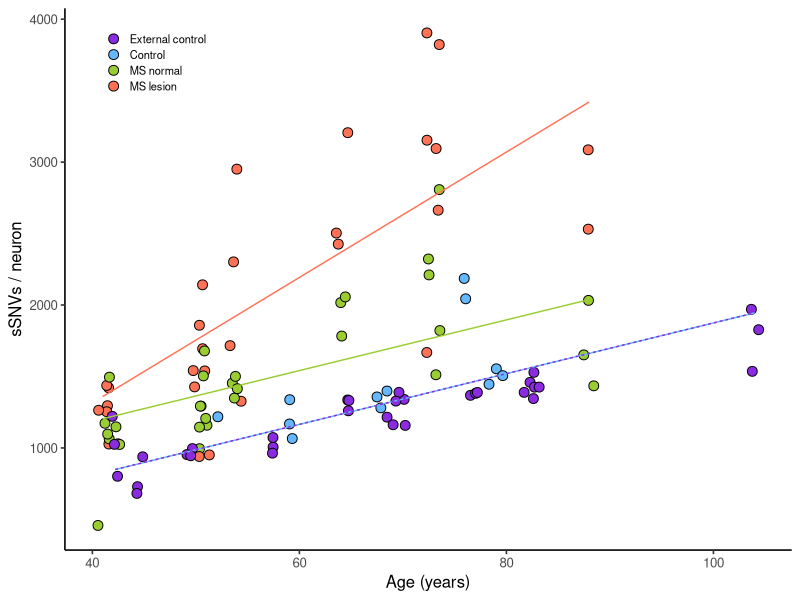
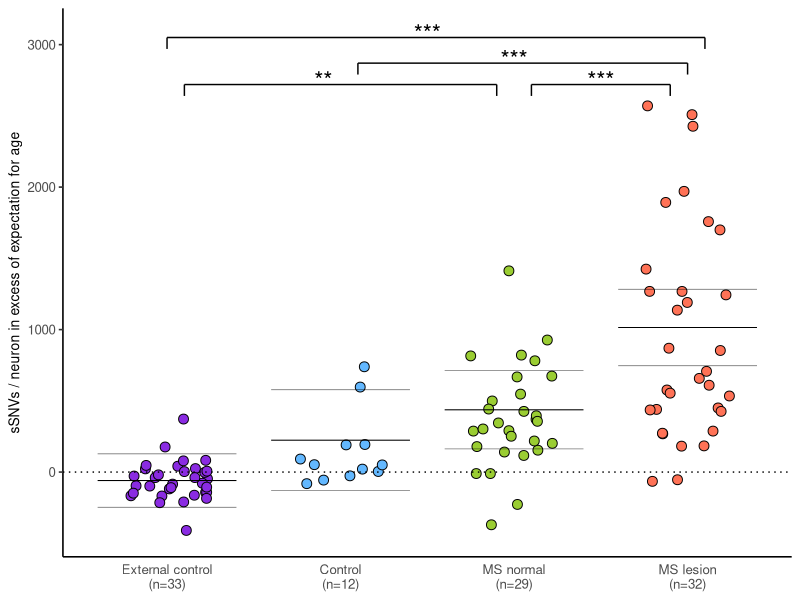
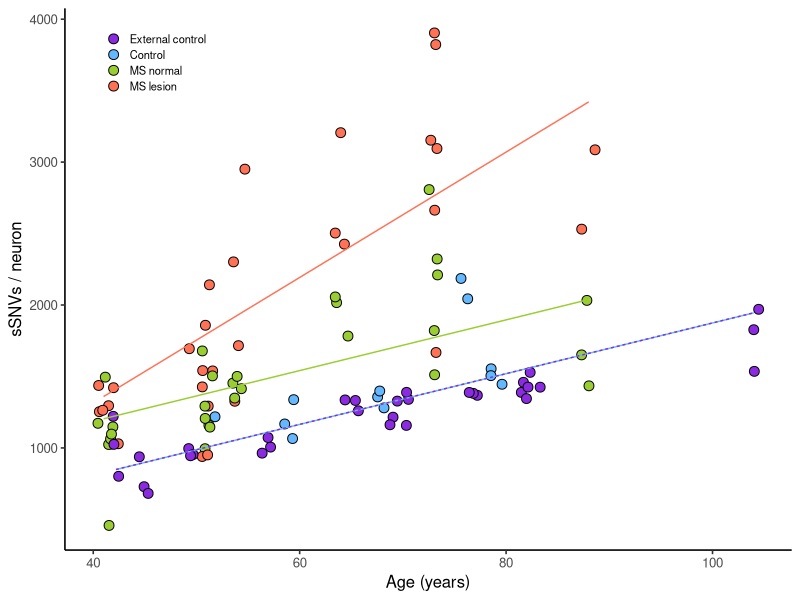

Generate these figures, in order, with R: (Note: this script raises an error after producing the figures.)
#!/usr/bin/env Rscript

# Analysis of genome-wide sSNV burden

library(ggplot2)
library(plyr)
library(lmerTest)
library(RColorBrewer)

# sSNV burden data
MS.sample.info <- read.csv(file.path("..", "data", "MS_sSNV_burden_data.csv"))

# Read external control data
luquette.data <- read.csv(file.path("..", "external_data", "luquette_sSNV_burden_data.csv"))
MS.sample.info <- rbind.fill(data.frame(MS.sample.info, Lab="Rubio"), 
                             data.frame(luquette.data, Lab="Walsh"))

MS.sample.info$is.MSnormal <- MS.sample.info$Tissue == "MS normal"
MS.sample.info$is.MSlesion <- MS.sample.info$Tissue == "MS lesion"
MS.sample.info$Tissue[MS.sample.info$Lab == "Walsh"] <- "External control"
MS.sample.info$Tissue[MS.sample.info$Lab == "Rubio" & MS.sample.info$Disease == "CTL"] <- "Control"
MS.sample.info$is.Control <- MS.sample.info$Tissue == "Control"

# Order individuals by age
ind.order <- unique(MS.sample.info$Individual)
ind.order <- ind.order[order(MS.sample.info$Age[match(ind.order, MS.sample.info$Individual)])]
MS.sample.info$Individual <- factor(MS.sample.info$Individual, 
                                    levels = ind.order, ordered = T)

# Order Tissue
tissue.order <- c("External control", "Control", "MS normal", "MS lesion")
MS.sample.info$Tissue <- factor(MS.sample.info$Tissue, 
                                levels = tissue.order, ordered = T)

ms.tissue.colours <- c(`External control`="blueviolet", `Control`="steelblue1", 
                       `MS normal`="olivedrab3", `MS lesion`="coral1")


# Fit lmer
burden.lmer <- lmer(burden ~ Age * is.MSlesion + is.MSnormal + (1 | Individual), 
                    MS.sample.info)
summary(burden.lmer)

# Compute the fitted sSNV burden for each neuron
MS.sample.info$burden.fitted <- summary(burden.lmer)$coefficients[1, 1] + 
  summary(burden.lmer)$coefficients[2, 1] * MS.sample.info$Age + 
  summary(burden.lmer)$coefficients[4, 1] * MS.sample.info$is.MSnormal +
  (summary(burden.lmer)$coefficients[3, 1] + 
     summary(burden.lmer)$coefficients[5, 1] * MS.sample.info$Age) * MS.sample.info$is.MSlesion

# Compute the residuals of the fitted model
MS.sample.info$burden.residual <- MS.sample.info$burden - MS.sample.info$burden.fitted

# Compute the age-adjusted burden - subtract age-trend fitted to controls
MS.sample.info$age.adjusted.burden <- MS.sample.info$burden - summary(burden.lmer)$coefficients[1, 1] - summary(burden.lmer)$coefficients[2, 1] * MS.sample.info$Age

# Figure 2A - sSNVs/neuron vs Age

# Compute fitted lines
summary(burden.lmer)$coefficients

min.age.ext.ctl <- min(MS.sample.info$Age[MS.sample.info$Tissue == "External control"])
max.age.ext.ctl <- max(MS.sample.info$Age[MS.sample.info$Tissue == "External control"])
min.age.ctl <- min(MS.sample.info$Age[MS.sample.info$Tissue == "Control"])
max.age.ctl <- max(MS.sample.info$Age[MS.sample.info$Tissue == "Control"])
min.age.msnormal <- min(MS.sample.info$Age[MS.sample.info$Tissue == "MS normal"])
max.age.msnormal <- max(MS.sample.info$Age[MS.sample.info$Tissue == "MS normal"])
min.age.mslesion <- min(MS.sample.info$Age[MS.sample.info$Tissue == "MS lesion"])
max.age.mslesion <- max(MS.sample.info$Age[MS.sample.info$Tissue == "MS lesion"])

min.age.ctl2 <- min(min.age.ext.ctl, min.age.ctl)
max.age.ctl2 <- max(max.age.ext.ctl, max.age.ctl)

ctl.line <- data.frame(Age=c(min.age.ctl2, max.age.ctl2), 
                        burden=c(summary(burden.lmer)$coefficients[1, 1] + min.age.ctl2*summary(burden.lmer)$coefficients[2, 1], 
                                 summary(burden.lmer)$coefficients[1, 1] + max.age.ctl2*summary(burden.lmer)$coefficients[2, 1]),
                        Tissue="Control", 
                        lty="1"
)
ext.ctl.line <- ctl.line
ext.ctl.line$lty <- "2"
ext.ctl.line$Tissue <- "External control"
msnormal.line <- data.frame(Age=c(min.age.msnormal, max.age.msnormal), 
                             burden=c(summary(burden.lmer)$coefficients[1, 1] + summary(burden.lmer)$coefficients[4, 1] + min.age.msnormal*summary(burden.lmer)$coefficients[2, 1], 
                                      summary(burden.lmer)$coefficients[1, 1] + summary(burden.lmer)$coefficients[4, 1] + max.age.msnormal*summary(burden.lmer)$coefficients[2, 1]),
                             Tissue="MS normal", 
                             lty="1"
)
mslesion.line <- data.frame(Age=c(min.age.mslesion, max.age.mslesion), 
                             burden=c(summary(burden.lmer)$coefficients[1, 1] + summary(burden.lmer)$coefficients[3, 1] + min.age.mslesion*(summary(burden.lmer)$coefficients[2, 1] + summary(burden.lmer)$coefficients[5, 1]), 
                                      summary(burden.lmer)$coefficients[1, 1] + summary(burden.lmer)$coefficients[3, 1] + max.age.mslesion*(summary(burden.lmer)$coefficients[2, 1] + summary(burden.lmer)$coefficients[5, 1])),
                             Tissue="MS lesion", 
                             lty="1"
)

p1 <- ggplot(MS.sample.info, 
             aes(Age, burden, fill=Tissue)) + 
  geom_jitter(width=0.7, height=0, colour="black", size=3, shape=21) +
  geom_line(aes(Age, burden, colour=Tissue, linetype=lty), data=rbind(ctl.line, ext.ctl.line, msnormal.line, mslesion.line)) +
  xlab("Age (years)") + ylab("sSNVs / neuron") +
  scale_fill_manual(labels=names(ms.tissue.colours), values=ms.tissue.colours) +
  scale_colour_manual(labels=names(ms.tissue.colours), values=ms.tissue.colours) +
  theme_classic(base_size = 12) +
  theme(legend.title = element_blank(), legend.position=c(0.125, 0.9), 
        legend.key.size = unit(0.4, 'cm'), 
        legend.text = element_text(size=8)) +
  guides(linetype="none", shape="none", colour="none", fill=guide_legend(override.aes=list(shape=21)))

print(p1)

ggsave(p1, filename = file.path("..", "figures", "Fig_2A.pdf"), 
       width = unit(7, "cm"), height = unit(5, "cm"))


# Figure 2B - Age-adjusted sSNVs/neuron vs Tissue

# Fit model to get means and error bars for age-adjusted plot
age.adjusted.burden.lmer <- lmer(age.adjusted.burden ~ is.Control + is.MSnormal + is.MSlesion + (1 | Individual), 
                                 subset(MS.sample.info, WGA == "PTA"))
summary(age.adjusted.burden.lmer)

age.adjusted.burden.ci <- confint(age.adjusted.burden.lmer)

age.adjusted.burden.mean <- summary(age.adjusted.burden.lmer)$coefficients[, 1]
age.adjusted.burden.lb <- age.adjusted.burden.ci[3:6, 1]
age.adjusted.burden.ub <- age.adjusted.burden.ci[3:6, 2]

bar.width <- 0.4
age.adjusted.burden.bars <- data.frame(Tissue=c("External control", "Control", "MS normal", "MS lesion"), 
                                       x.start=1:4-bar.width, x.end=1:4+bar.width,
                                       Mean=age.adjusted.burden.mean, LB=age.adjusted.burden.lb, UB=age.adjusted.burden.ub)

# Coordinates for bars showing comparisons with statistically significant differences
h1 <- 2720
h2 <- 2870
h3 <- 3050
hw <- 80
sig.segments <- data.frame(   x = c(3.1, 2.1, 1,   1.1, 1.1, 2.9, 3.1, 3.9, 2.1, 4, 1, 4.1), 
                              xend = c(3.9, 4, 4.1, 2.9, 1.1, 2.9, 3.1, 3.9, 2.1, 4, 1, 4.1), 
                              y = c(h1, h2, h3, h1, h1,    h1,    h1,    h1,    h2,    h2,    h3,    h3), 
                              yend = c(h1, h2, h3, h1, h1-hw, h1-hw, h1-hw, h1-hw, h2-hw, h2-hw, h3-hw, h3-hw))
sig.labels <- data.frame(x=c(2.5, 3, 3.5, 1.9), 
                         y=c(h3+30, h2+30, h1+30, h1+30), 
                         label=c("***", "***", "***", "**"))

p2 <- ggplot(MS.sample.info, 
           aes(Tissue, age.adjusted.burden, fill = Tissue)) + 
  geom_jitter(shape = 21, width = 0.25, height=0, alpha=1, colour="black", size=3) +
  geom_segment(aes(x=x.start, y=Mean, xend=x.end, yend=Mean), age.adjusted.burden.bars, lwd=0.35, linetype="solid", colour="black") +
  geom_segment(aes(x=x.start, y=LB, xend=x.end, yend=LB), age.adjusted.burden.bars, lwd=0.15, linetype="solid", colour="black") +
  geom_segment(aes(x=x.start, y=UB, xend=x.end, yend=UB), age.adjusted.burden.bars, lwd=0.15, linetype="solid", colour="black") +
  geom_hline(yintercept = 0, linetype="dotted", colour="black") +
  geom_segment(aes(x, y, xend=xend, yend=yend), sig.segments, inherit.aes = F) +
  geom_text(aes(x, y, label=label), sig.labels, size=6, inherit.aes = F) +
  ylim(c(-420, 3080)) +
  ylab("sSNVs / neuron in excess of expectation for age") +
  scale_fill_manual(labels=names(ms.tissue.colours), values=ms.tissue.colours) +
  guides(fill="none") +
  theme_classic(base_size = 12) +
  theme(axis.title.x=element_blank(),
        axis.ticks.x=element_blank()) + 
  theme(axis.title.y = element_text(size=10)) +
  scale_x_discrete(labels=c("External control\n(n=33)", "Control\n(n=12)", "MS normal\n(n=29)", "MS lesion\n(n=32)"))

print(p2)

ggsave(p, filename = file.path("..", "figures", "Fig_2B.pdf"), 
       width = unit(5, "cm"), height = unit(5, "cm"))


# Figure 2C - sSNVs/neuron in MS cases

# Plot MS cases vs Tissue faceted by Individual
ms.tissue.shapes <- c(`MS normal`=21, `MS lesion`=24)
ind.sig.level <- c("MS10"="", "MS12"="", "MS13"="*", "MS14"="*", "MS4"="", "MS6"="*", "MS7"="", "MS8"="", "MS9"="", "MS11"="")

p3 <- ggplot(subset(MS.sample.info, Disease == "MS"), 
             aes(Individual, burden)) + 
  geom_jitter(aes(fill=Tissue, shape=Tissue), width = 0.125, height=0, alpha=1, colour="black", size=3) +
  stat_summary(aes(lty=Tissue), 
               fun = mean, 
               geom="crossbar", 
               position = "identity", lwd=0.25) +
  facet_grid(. ~ Individual, scale="free_x", space="free_x") +
  ylab("sSNVs / neuron") +
  scale_fill_manual(labels=names(ms.tissue.colours)[3:4], values=ms.tissue.colours[3:4]) +
  scale_shape_manual(values=ms.tissue.shapes) +
  theme_classic(base_size = 12) +
  theme(axis.text.x = element_text(size=18, hjust=0.5, vjust=0.0)) + 
  scale_x_discrete(labels=ind.sig.level) +
  theme(axis.title.y = element_text(size=10)) + 
  theme(axis.title.x = element_blank()) + 
  theme(legend.title = element_blank(), legend.position=c(0.085, 0.9), legend.text = element_text(size=8)) +
  theme(strip.text.x = element_text(size = 8))

print(p3)
ggsave(p3, filename = file.path("..", "figures", "Fig_2C.pdf"), 
       width = unit(7, "cm"), height = unit(5, "cm"))


# Extended Data Figure 5 - sSNVs/neuron in controls

# Plot controls ordered by age
p4 <- ggplot(subset(MS.sample.info, Disease == "CTL"), 
            aes(Individual, burden)) + 
  geom_jitter(aes(fill=Tissue), shape=21, width = 0.075, height=0, alpha=1, colour="black", size=3) +
  stat_summary(fun = mean, 
               geom="crossbar", 
               position = "identity", lwd=0.25) +
  theme_classic(base_size = 12) +
  labs(x="", y="sSNVs / neuron") +
  scale_fill_manual(labels=names(ms.tissue.colours), values=ms.tissue.colours) +
  theme(axis.text.x = element_text(size=9, angle = 90, hjust=0.95, vjust=0.2)) + 
  theme(axis.title.y = element_text(size=10)) + 
  theme(legend.title = element_blank(), legend.position=c(0.132, 0.9), legend.text = element_text(size=8))
print(p4)

ggsave(p4, filename = file.path("..", "figures", "Ext_Data_Fig_5.pdf"), 
       width = unit(6, "cm"), height = unit(5, "cm"))
